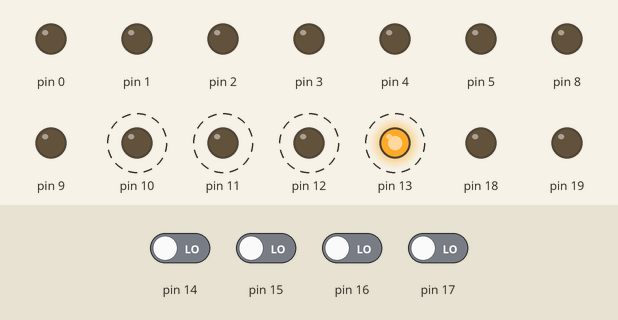
This sketch was run on a simulated Arduino Uno, built with avr-gcc and run on an emulated ATmega328P. Parts: output pins drawn as LEDs (lit = HIGH). Dashed ring = blinking. Inputs (shaded band) come from the test bench; at power-on: pin 14–17 LOW.

Above: at 0.85 s.
0.9 s: pin 14 driven HIGH
At 1.3 s:
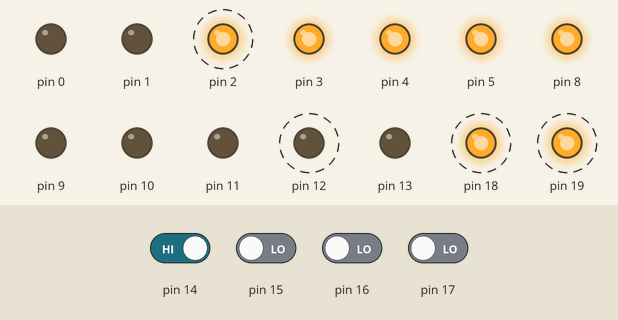
3.9 s: pin 15 driven HIGH
At 4.05 s:
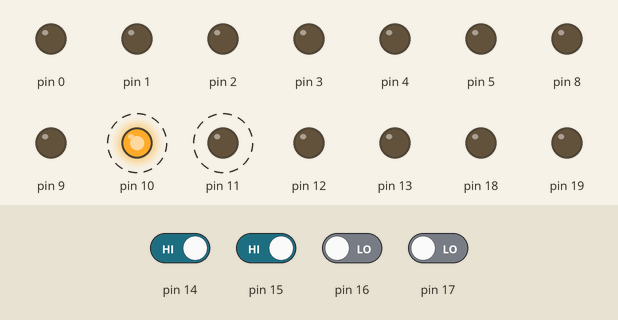
6.9 s: pin 14 driven LOW
At 8.5 s:
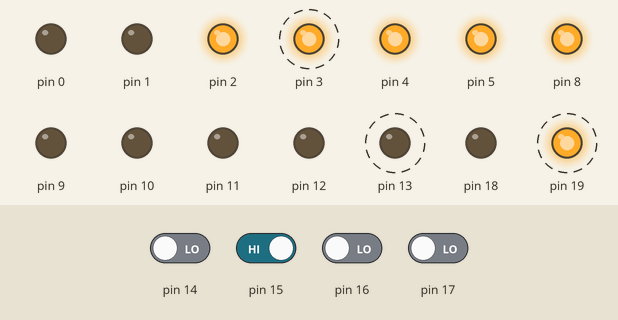
9.9 s: pin 15 driven LOW
At 10.05 s:
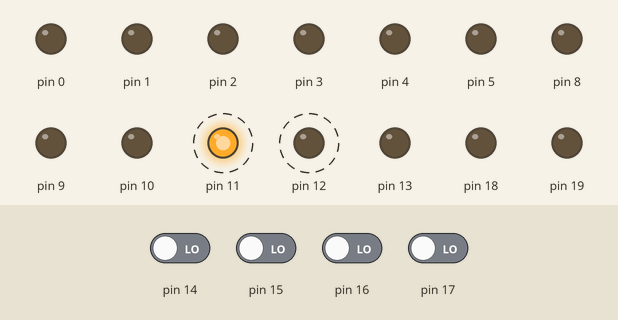
12.9 s: pin 16 driven HIGH
At 13.8 s:
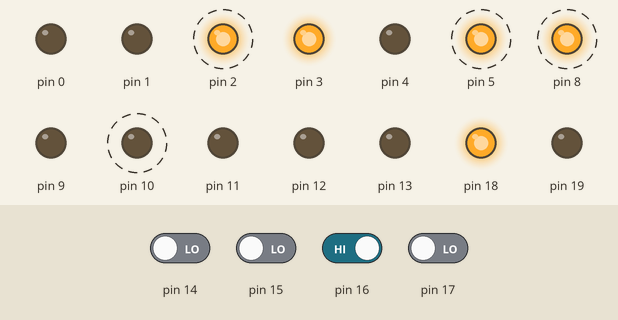
15.9 s: pin 16 driven LOW
At 16.05 s:
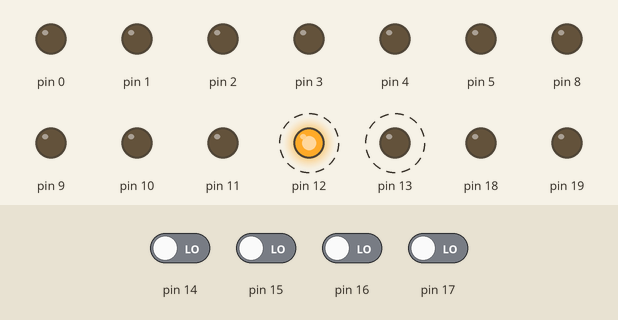
Timing chart, 0 to 19.9 s (numbered marks = the images above; inputs shaded):
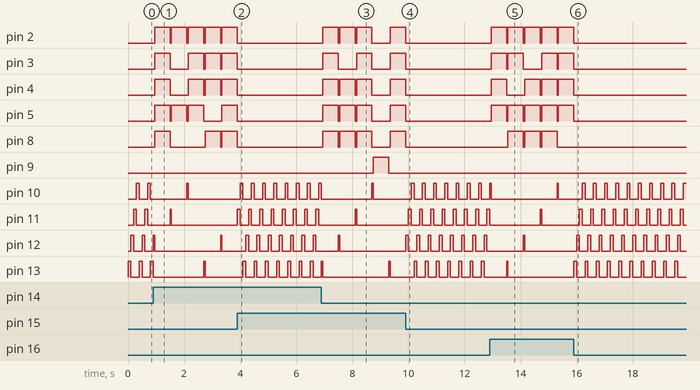

Measured:
- after the input at 0.9 s, pin 2: alternates HIGH for 0.55 s and LOW for 0.05 s, starting after 0.05 s; pin 3: goes HIGH 0.55 s, LOW 0.65 s, HIGH 0.55 s, LOW 0.05 s, HIGH 0.55 s, LOW 0.05 s, then HIGH, starting after 0.05 s
- after the input at 3.9 s, pin 2–5, pin 8, pin 18, pin 19: goes on until 3.9 s, then stays LOW; pin 11: alternates HIGH for 0.10 s and LOW for 0.30 s, starting after 0.10 s
- after the input at 6.9 s, pin 2: LOW → HIGH after 0.05 s, then repeats every 0.60 s: LOW 0.05 s, HIGH 0.55 s; pin 3: alternates HIGH for 0.55 s and LOW for 0.65 s, starting after 0.05 s
- after the input at 9.9 s, pin 2–5, pin 8: goes on until 9.9 s, then stays LOW; pin 9: stays LOW (without the input it goes to HIGH after 1.3 s); pin 12: alternates HIGH for 0.10 s and LOW for 0.30 s, starting after 0.10 s; pin 18: stays LOW (without the input it goes to HIGH after 0.05 s); pin 19: stops changing and stays LOW
- after the input at 12.9 s, pin 2: alternates HIGH for 0.55 s and LOW for 0.05 s, starting after 0.05 s; pin 3: goes HIGH 0.55 s, LOW 0.05 s, HIGH 0.55 s, LOW 0.65 s, HIGH 0.55 s, LOW 0.05 s, then HIGH, starting after 0.05 s
- after the input at 15.9 s, pin 2–5, pin 18, pin 19: goes on until 15.9 s, then stays LOW; pin 8: stops changing and stays LOW; pin 11: alternates HIGH for 0.10 s and LOW for 0.30 s, starting after 0.20 s; pin 12, pin 13: alternates HIGH for 0.10 s and LOW for 0.30 s, starting after 0.10 s
- by itself, pin 10, pin 12, pin 13: alternates HIGH for 0.10 s and LOW for 0.30 s

The sketch:

Lab2.ino
```cpp
/*
 * main.c
 *
 * Created: 10/15/2025 7:18:14 PM
 *  Author: Ashton Dudley, Eamon Quill
 */

#define F_CPU 16000000UL
#include <avr/io.h>
#include <util/delay.h>

void reset();
void row1();
void row2();
void row3();
void row4();

int main(void)
{

    DDRD |= 0b11111111; // outputs for 7 segment
    PORTD = 0x00;
    DDRB |= 0b00111111;
    PORTB = 0x00;
    DDRC |= 0b00110000;

    while(1)
    {
        row1();
        _delay_ms(50);
        reset();

        row2();
        _delay_ms(50);
        reset();

        row3();
        _delay_ms(50);
        reset();

        row4();
        _delay_ms(50);
        reset();

    }
}

void reset()
{
    PORTD = 0x00;
    PORTB = 0x00;
    PORTC = 0x00;
}

void row1()
{
    /*
    Pin B5 is made high for this cycle
    We will be detecting if any pin is pressed in Row 1
    If a key is pressed its corresponding value will be display on the display
    */

    PORTB |= 0b00100000;

    _delay_ms(50);

    if (PINC == 0x01)
    {
        // The corresponding pins have to be highlighted for output 'A'
        PORTD = 0x1C;
        PORTB = 0x01;
        PORTC = 0x30;
        _delay_ms(500);
        return;
    }
    else if (PINC == 0x02)
    {
        // The corresponding pins have to be highlighted for output '3'
        PORTD = 0x3C;
        PORTB = 0x01;
        PORTC = 0x00;
        _delay_ms(500);
        return;
    }
    else if (PINC == 0x04)
    {
        // The corresponding pins have to be highlighted for output '2'
        PORTD = 0x2C;
        PORTB = 0x01;
        PORTC = 0x10;
        _delay_ms(500);
        return;
    }
    else if (PINC == 0x08)
    {
        // The corresponding pins have to be highlighted for output '1'
        PORTD = 0x18;
        PORTB = 0x00;
        PORTC = 0x00;
        _delay_ms(500);
        return;
    }
}

void row2()
{
    /*
    Pin B4 is made high for this cycle
    We will be detecting if any pin is pressed in Row2
    If a key is pressed its corresponding value will be displayed on the display
    */

    PORTB |= 0b00010000;

    _delay_ms(50);

    if (PINC == 0x01)
    {
        // The corresponding pins have to be highlighted for output 'B'
        PORTD = 0x3C;
        PORTB = 0x01;
        PORTC = 0x30;
        _delay_ms(500);
        return;
    }
    else if (PINC == 0x02)
    {
        // The corresponding pins have to be highlighted for output '6'
        PORTD = 0x34;
        PORTB = 0x01;
        PORTC = 0x30;
        _delay_ms(500);
        return;
    }
    else if (PINC == 0x04)
    {
        // The corresponding pins have to be highlighted for output '5'
        PORTD = 0x34;
        PORTB = 0x01;
        PORTC = 0x20;
        _delay_ms(500);
        return;
    }
    else if (PINC == 0x08)
    {
        // The corresponding pins have to be highlighted for output 'B'
        PORTD = 0x18;
        PORTB = 0x01;
        PORTC = 0x20;
        _delay_ms(500);
        return;
    }
}

void row3()
{
    /*
    Pin B3 is made high for this cycle
    We will be detecting if any pin is pressed in Row 3
    If a key is pressed its corresponding value will be displayed on the display
    */

    PORTB |= 0b00001000;

    _delay_ms(50);

    if (PINC == 0x01)
    {
        // The corresponding pins have to be highlighted for output 'C'
        PORTD = 0x24;
        PORTB = 0x00;
        PORTC = 0x30;
        _delay_ms(500);
        return;
    }
    else if (PINC == 0x02)
    {
        // The corresponding pins have to be highlighted for output '9'
        PORTD = 0x3C;
        PORTB = 0x01;
        PORTC = 0x20;
        _delay_ms(500);
        return;
    }
    else if (PINC == 0x04)
    {
        // The corresponding pins have to be highlighted for output '8'
        PORTD = 0x3C;
        PORTB = 0x01;
        PORTC = 0x30;
        _delay_ms(500);
        return;
    }
    else if (PINC == 0x08)
    {
        // The corresponding pins have to be highlighted for output '7'
        PORTD = 0x1C;
        PORTB = 0x00;
        PORTC = 0x00;
        _delay_ms(500);
        return;
    }
}

void row4()
{
    /*
    Pin B2 is made high for this cycle
    We will be detecting if any pin is pressed in Row 4
    If a key is pressed its corresponding value will be displayed on the display
    */

    PORTB |= 0b00000100;

    _delay_ms(50);

    if (PINC == 0x01)
    {
        // The corresponding pins have to be highlighted for output 'D'
        PORTD = 0x3C;
        PORTB = 0x00;
        PORTC = 0x30;
        _delay_ms(500);
        return;
    }
    else if (PINC == 0x02)
    {
        // When '#' is pressed the output will be the decimal point.
        PORTD = 0x00;
        PORTB = 0x02;
        PORTC = 0x00;
        _delay_ms(500);
        return;
    }
    else if (PINC == 0x04)
    {
        // The corresponding pins have to be highlighted for output '0'
        PORTD = 0x3C;
        PORTB = 0x00;
        PORTC = 0x30;
        _delay_ms(500);
        return;
    }
    else if (PINC == 0x08)
    {
        // When '*' is pressed the output will be the decimal point
        PORTD = 0x00;
        PORTB = 0x00;
        PORTC = 0x02;
        _delay_ms(500);
        return;
    }
}
```
